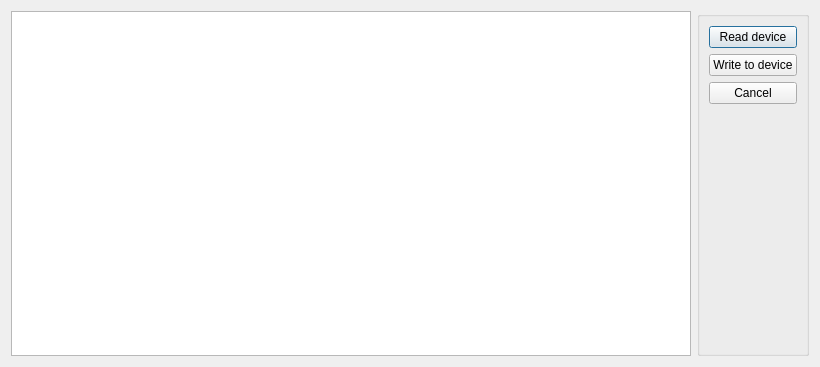
<?xml version="1.0" encoding="UTF-8"?>
<ui version="4.0">
 <class>WindDMXConverter_Setting</class>
 <widget class="QDialog" name="WindDMXConverter_Setting">
  <property name="geometry">
   <rect>
    <x>0</x>
    <y>0</y>
    <width>820</width>
    <height>367</height>
   </rect>
  </property>
  <property name="windowTitle">
   <string>Dialog</string>
  </property>
  <layout class="QHBoxLayout" name="horizontalLayout">
   <item>
    <widget class="QTableView" name="tableView_DMXMap">
     <property name="contextMenuPolicy">
      <enum>Qt::CustomContextMenu</enum>
     </property>
     <attribute name="horizontalHeaderDefaultSectionSize">
      <number>33</number>
     </attribute>
    </widget>
   </item>
   <item>
    <widget class="QGroupBox" name="groupBox">
     <property name="title">
      <string/>
     </property>
     <layout class="QVBoxLayout" name="verticalLayout">
      <item>
       <widget class="QPushButton" name="Btn_ReadFromDev">
        <property name="text">
         <string>Read device</string>
        </property>
       </widget>
      </item>
      <item>
       <widget class="QPushButton" name="Btn_WriteToDev">
        <property name="text">
         <string>Write to device</string>
        </property>
       </widget>
      </item>
      <item>
       <widget class="QPushButton" name="Btn_Cancel">
        <property name="text">
         <string>Cancel</string>
        </property>
       </widget>
      </item>
      <item>
       <spacer name="verticalSpacer">
        <property name="orientation">
         <enum>Qt::Vertical</enum>
        </property>
        <property name="sizeHint" stdset="0">
         <size>
          <width>20</width>
          <height>40</height>
         </size>
        </property>
       </spacer>
      </item>
     </layout>
    </widget>
   </item>
  </layout>
 </widget>
 <resources/>
 <connections/>
</ui>
